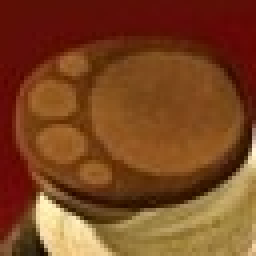
%> input picture Test_Demo/imlogopolar/11.jpg, 64 x 64 px (shown 4 times larger); its folder holds only this picture in this run
$ octave main.m   (GNU Octave 9; MATLAB toolbox functions it lacks are replaced by stand-ins)
%> lines starting %> are read from the running program, lines starting %| are printed output that depends on the picture
### Test_Demo/imlogopolar/imFFT.m
function imFFT( imageName, i )
%> called with imageName = '11.jpg', i = 1
%IMFFT 此处显示有关此函数的摘要
%   此处显示详细说明

I = imread(imageName);
%> I is the input picture: size 64x64x3 uint8; mean R, G, B 123.3, 68.7, 32.8
J = imlogpolar(I,64,64,'bilinear');figure(i);imshow(J);
F=fft2(J);%完成FFT变换
FC=fftshift(F);%实现居中
figure(i+4);
imshow(uint8(FC));
%imshow(uint8(F));
end

### Test_Demo/imlogopolar/parse_inputs.m
function [A,Ar,Ac,Nrho,Ntheta,Method,Center,Shape,Class] = parse_inputs(varargin)
% Outputs: A the input image
% Nrho the desired number of rows of transformed image
% Ntheta the desired number of columns of transformed image
% Method interpolation method (nearest,bilinear,bicubic)
% Center origin of input image
% Shape output size (full,valid)
% Class storage class of A

error(nargchk(3,6,nargin));

A = varargin{1};

Ar = size(A,1); % Ar = number of rows of the input image
%> Ar = 64
Ac = size(A,2); % Ac = number of columns of the input image
%> Ac = 64

Nrho = varargin{2};
%> Nrho = 64
Ntheta = varargin{3};
%> Ntheta = 64
Class = class(A);
%> Class = 'uint8'

if nargin < 4
Method = '';
else
Method = varargin{4};
%> Method = 'bilinear'
end
if isempty(Method)
Method = 'nearest';
end
Method = lower(Method);
if ~any(strcmp(Method,{'nearest','bilinear','bicubic'}))
error('Method must be one of ''nearest'', ''bilinear'', or ''bicubic''.');
end

if nargin < 5
Center = [];
else
Center = varargin{5};
end
if isempty(Center)
Center = [(Ac+1)/2 (Ar+1)/2];
%> Center = [32.5 32.5]
end
if length(Center(:))~=2
error('Center should be 1x2 array.');
end
if any(Center(:)>[Ac;Ar] | Center(:)<1) % THIS LINE USED TO READ 'if any(Center(:)>[Ar;Ac] | Center(:)<1)' but Ar and Ac should be swapped round -- look at line 40 for whty this should be. A.I.Wilmer, 12th Oct 2002
num2str(['Center is ',num2str(Center(1)),',',num2str(Center(2)) ' with size of image = ',num2str(Ar),'x',num2str(Ac),' (rows,columns)'])
warning('Center supplied is not within image boundaries.');
end

if nargin < 6
Shape = '';
else
Shape = varargin{6};
end
if isempty(Shape)
Shape = 'valid';
end
Shape = lower(Shape);
if ~any(strcmp(Shape,{'full','valid'}))
error('Shape must be one of ''full'' or ''valid''.');
end

if isa(A, 'uint8'), % Convert A to Double grayscale for interpolation
if islogical(A)
A = double(A);
else
A = double(A)/255;
end
end

### Test_Demo/imlogopolar/imlogpolar.m
function [rout,g,b] = imlogpolar(varargin)
%IMLOGPOLAR Compute logarithmic polar transformation of image.
% B = IMLOGPOLAR(A,NRHO,NTHETA,METHOD) computes the logarithmic
% polar transformation of image A, generating a log polar image
% of size NRHO by NTHETA. METHOD describes the interpolation
% method. METHOD is a string that can have one of these values:
%
% 'nearest' (default) nearest neighbor interpolation
%
% 'bilinear' bilinear interpolation
%
% 'bicubic' bicubic interpolation
%
% If you omit the METHOD argument, IMLOGPOLAR uses the default
% method of 'nearest'.
%
% B = IMLOGPOLAR(A,NRHO,NTHETA,METHOD,CTR) assumes that the 2x1
% vector CTR contains the coordinates of the origin in image A.
% If CTR is not supplied, the default is CTR = [(m+1)/2,(n+1)/2],
% where A has n rows and m columns.
%
% B = IMLOGPOLAR(A,NRHO,NTHETA,METHOD,CTR,SHAPE) where SHAPE is a
% string that can have one of these values:
%
% 'full' - returns log polar transformation containing ALL
% pixels from image A (the circumscribed circle
% centered at CTR)
%
% 'valid' - returns log polar transformation containing only
% pixels from the largest inscribed circle in image A
% centered at CTR.
%
% If you omit the SHAPE argument, IMLOGPOLAR uses the default shape
% of 'valid'. If you specify the shape 'full', invalid values on the
% periphery of B are set to NaN.
%
% Class Support
% -------------
% The input image can be of class uint8 or double. The output
% image is of the same class as the input image.
%
% Example
% -------
% I = imread('ic.tif');
% J = imlogpolar(I,64,64,'bilinear');
% imshow(I), figure, imshow(J)
%
% See also IMCROP, IMRESIZE, IMROTATE.

% Nathan D. Cahill 8-16-01, modified from:
% Clay M. Thompson 8-4-92
% Copyright 1993-1998 The MathWorks, Inc. All Rights Reserved.
% $Revision: 5.10 $ $Date: 1997/11/24 15:35:33 $

% Grandfathered:
% Without output arguments, IMLOGPOLAR(...) displays the transformed
% image in the current axis.

[Image,rows,cols,Nrho,Ntheta,Method,Center,Shape,ClassIn] = parse_inputs(varargin{:});
%> rows = 64; cols = 64; Nrho = 64; Ntheta = 64; Method = 'bilinear'; Center = [32.5 32.5]; Shape = 'valid'; ClassIn = 'uint8'

threeD = (ndims(Image)==3); % Determine if input includes a 3-D array
%> threeD = true

if threeD,
	[r,g,b] = transformImage(Image,rows,cols,Nrho,Ntheta,Method,Center,Shape);
	if nargout==0,
	imshow(r,g,b);%如果不要求输出参数，就直接显示图像
	return;
elseif nargout==1,
	if strcmp(ClassIn,'uint8');
		rout = repmat(uint8(0),[size(r),3]);
		rout(:,:,1) = uint8(round(r*255));
		rout(:,:,2) = uint8(round(g*255));
		rout(:,:,3) = uint8(round(b*255));
	else
		rout = zeros([size(r),3]);
		rout(:,:,1) = r;
		rout(:,:,2) = g;
		rout(:,:,3) = b;
	end
else % nargout==3
	if strcmp(ClassIn,'uint8')
		rout = uint8(round(r*255));
		g = uint8(round(g*255));
		b = uint8(round(b*255));
		else
			rout = r; % g,b are already defined correctly above
	end
end

else
	r = transformImage(Image,rows,cols,Nrho,Ntheta,Method,Center,Shape);
	if nargout==0,
		imshow(r);
		return;
	end
if strcmp(ClassIn,'uint8')
if islogical(Image)
r = im2uint8(logical(round(r)));
else
r = im2uint8(r);
end
end
rout = r;
end

### Test_Demo/imlogopolar/transformImage.m
function [r,g,b] = transformImage(A,Ar,Ac,Nrho,Ntheta,Method,Center,Shape)
%> called with Ar = 64, Ac = 64, Nrho = 64, Ntheta = 64, Method = 'bilinear', Center = [32.5 32.5], Shape = 'valid'
% Inputs: A the input image
% Nrho the desired number of rows of transformed image
% Ntheta the desired number of columns of transformed image
% Method interpolation method (nearest,bilinear,bicubic)
% Center origin of input image
% Shape output size (full,valid)
% Class storage class of A

global rho;

theta = linspace(0,2*pi,Ntheta+1); theta(end) = [];
%> after `theta = linspace(0,2*pi,Ntheta+1)`: theta = 65 values from 0 to 6.28

switch Shape
case 'full'
corners = [1 1;Ar 1;Ar Ac;1 Ac];
d = max(sqrt(sum((repmat(Center(:)',4,1)-corners).^2,2)));
case 'valid'
d = min([Ac-Center(1) Center(1)-1 Ar-Center(2) Center(2)-1]);
%> d = 31.5
end
minScale = 1;
rho = logspace(log10(minScale),log10(d),Nrho)'; % default 'base 10' logspace - play with d to change the scale of the log axis
%> rho = 64 values from 1 to 31.5

% convert polar coordinates to cartesian coordinates and center
% xx = rho*cos(theta+pi/2-rsa(A))+ Center(1);
% yy = rho*sin(theta+pi/2-rsa(A))+ Center(2);
xx = rho*cos(theta) + Center(1);
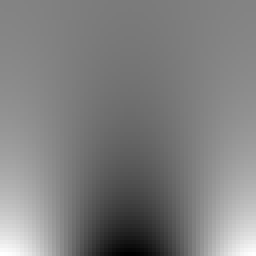
%> xx: size 64x64 double (shown 4 times larger); min 1, max 64, mean 32.5; drawn with min black and max white
yy = rho*sin(theta) + Center(2);
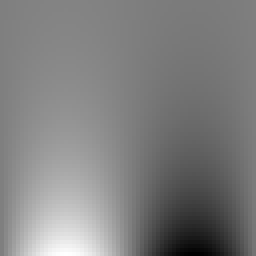
%> yy: size 64x64 double (shown 4 times larger); min 1, max 64, mean 32.5; mean of the top-left, top-right, bottom-left and bottom-right quarters 34.2, 30.8, 42.2, 22.8; drawn with min black and max white


if nargout==3
	if strcmp(Method,'nearest'), % Nearest neighbor interpolation
		r=interp2(A(:,:,1),xx,yy,'nearest');
		g=interp2(A(:,:,2),xx,yy,'nearest');
		b=interp2(A(:,:,3),xx,yy,'nearest');
	elseif strcmp(Method,'bilinear'), % Linear interpolation
		r=interp2(A(:,:,1),xx,yy,'linear');
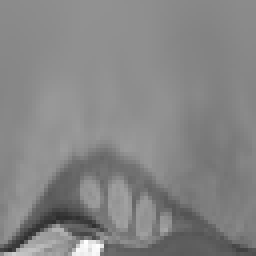
%> r: size 64x64 double (shown 4 times larger); min 0.182, max 0.999, mean 0.523
		g=interp2(A(:,:,2),xx,yy,'linear');
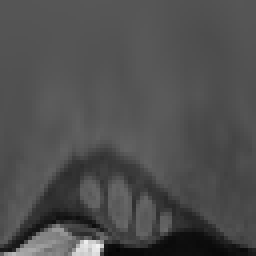
%> g: size 64x64 double (shown 4 times larger); min 0.0188, max 0.946, mean 0.31
		b=interp2(A(:,:,3),xx,yy,'linear');
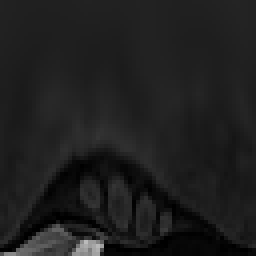
%> b: size 64x64 double (shown 4 times larger); min 0, max 0.735, mean 0.122
	elseif strcmp(Method,'bicubic'), % Cubic interpolation
		r=interp2(A(:,:,1),xx,yy,'cubic');
		g=interp2(A(:,:,2),xx,yy,'cubic');
		b=interp2(A(:,:,3),xx,yy,'cubic');
	else
		error(['Unknown interpolation method: ',method]);
	end
% any pixels outside , pad with black
mask= (xx>Ac) | (xx<1) | (yy>Ar) | (yy<1);
%> mask: size 64x64 logical; every value is 0
r(mask)=NaN;
g(mask)=NaN;
b(mask)=NaN;
else
	if strcmp(Method,'nearest'), % Nearest neighbor interpolation
		r=interp2(A,xx,yy,'nearest');
	elseif strcmp(Method,'bilinear'), % Linear interpolation
		r=interp2(A,xx,yy,'linear');
	elseif strcmp(Method,'bicubic'), % Cubic interpolation
		r=interp2(A,xx,yy,'cubic');
	else
		error(['Unknown interpolation method: ',method]);
	end
% any pixels outside warp, pad with black
mask= (xx>Ac) | (xx<1) | (yy>Ar) | (yy<1);
r(mask)=NaN;
end

### Test_Demo/imlogopolar/main.m
testImage = dir('*.jpg');

for i = 1:length(testImage)
    imFFT(testImage(i).name, i);
%> in imlogpolar, `rout(:,:,2) = uint8(round(g*255));`:
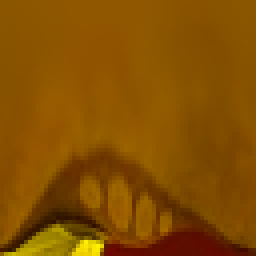
%> rout: size 64x64x3 uint8 (shown 4 times larger); mean R, G, B 133.3, 79, 0
%> in imlogpolar, `rout(:,:,3) = uint8(round(b*255));`:
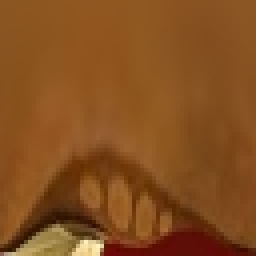
%> rout: size 64x64x3 uint8 (shown 4 times larger); mean R, G, B 133.3, 79, 31.2
end

$ run again, on Test_Demo/imlogopolar/im0001.jpg
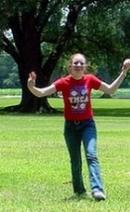
%> input picture Test_Demo/imlogopolar/im0001.jpg, 130 x 212 px
%> in imFFT, I is the input picture: size 212x130x3 uint8; mean R, G, B 97.8, 116.3, 71.1
%> in parse_inputs, `Nrho = varargin{2};`: Nrho = 64
%> in parse_inputs, `Method = varargin{4};`: Method = 'bilinear'
%> in imlogpolar, `[Image,rows,cols,Nrho,Ntheta,Method,Center,Shape,ClassIn] = parse_inpu..`: rows = 212; cols = 130; Nrho = 64; Method = 'bilinear'; Center = [65.5 106.5]; Shape = 'valid'; ClassIn = 'uint8'
%> theta = 65 values from 0 to 6.28
%> d = 64.5
%> rho = 64 values from 1 to 64.5
%> in transformImage, `b=interp2(A(:,:,3),xx,yy,'linear');`:
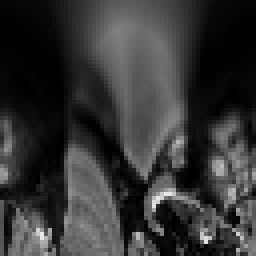
%> b: size 64x64 double (shown 4 times larger); min 0, max 0.921, mean 0.208
%> mask: size 64x64 logical; every value is 0
%> in imlogpolar, `rout(:,:,3) = uint8(round(b*255));`:
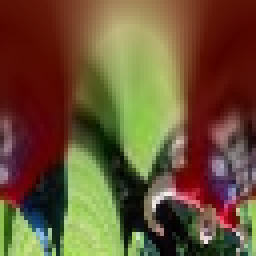
%> rout: size 64x64x3 uint8 (shown 4 times larger); mean R, G, B 106.1, 82.5, 53.1

$ run again, on Test_Demo/imlogopolar/22.jpg
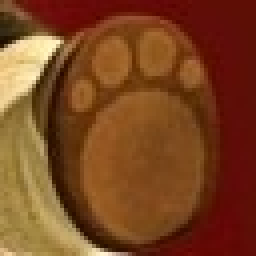
%> input picture Test_Demo/imlogopolar/22.jpg, 64 x 64 px (shown 4 times larger)
%> in imFFT, I is the input picture: size 64x64x3 uint8; mean R, G, B 123.3, 68.7, 32.7
%> in parse_inputs, `Nrho = varargin{2};`: Nrho = 64
%> in parse_inputs, `Method = varargin{4};`: Method = 'bilinear'
%> in imlogpolar, `[Image,rows,cols,Nrho,Ntheta,Method,Center,Shape,ClassIn] = parse_inpu..`: rows = 64; Method = 'bilinear'; Center = [32.5 32.5]; Shape = 'valid'; ClassIn = 'uint8'
%> theta = 65 values from 0 to 6.28
%> d = 31.5
%> rho = 64 values from 1 to 31.5
%> in transformImage, `b=interp2(A(:,:,3),xx,yy,'linear');`:
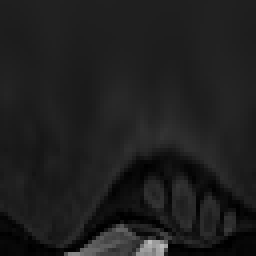
%> b: size 64x64 double (shown 4 times larger); min 0, max 0.739, mean 0.121
%> mask: size 64x64 logical; every value is 0
%> in imlogpolar, `rout(:,:,3) = uint8(round(b*255));`:
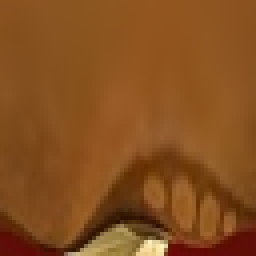
%> rout: size 64x64x3 uint8 (shown 4 times larger); mean R, G, B 133.6, 78.8, 31

$ run again, on Test_Demo/imlogopolar/33.jpg
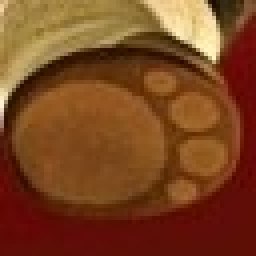
%> input picture Test_Demo/imlogopolar/33.jpg, 64 x 64 px (shown 4 times larger)
%> in imFFT, I is the input picture: size 64x64x3 uint8; mean R, G, B 123.3, 68.7, 32.8
%> in parse_inputs, `Nrho = varargin{2};`: Nrho = 64
%> in parse_inputs, `Method = varargin{4};`: Method = 'bilinear'
%> in imlogpolar, `[Image,rows,cols,Nrho,Ntheta,Method,Center,Shape,ClassIn] = parse_inpu..`: rows = 64; Method = 'bilinear'; Center = [32.5 32.5]; Shape = 'valid'; ClassIn = 'uint8'
%> theta = 65 values from 0 to 6.28
%> d = 31.5
%> rho = 64 values from 1 to 31.5
%> mask: size 64x64 logical; every value is 0
%> in imlogpolar, `rout(:,:,3) = uint8(round(b*255));`:
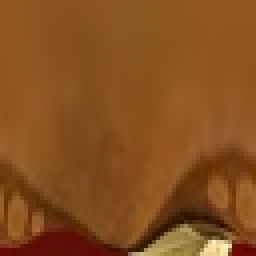
%> rout: size 64x64x3 uint8 (shown 4 times larger); mean R, G, B 133.4, 78.9, 31.2
